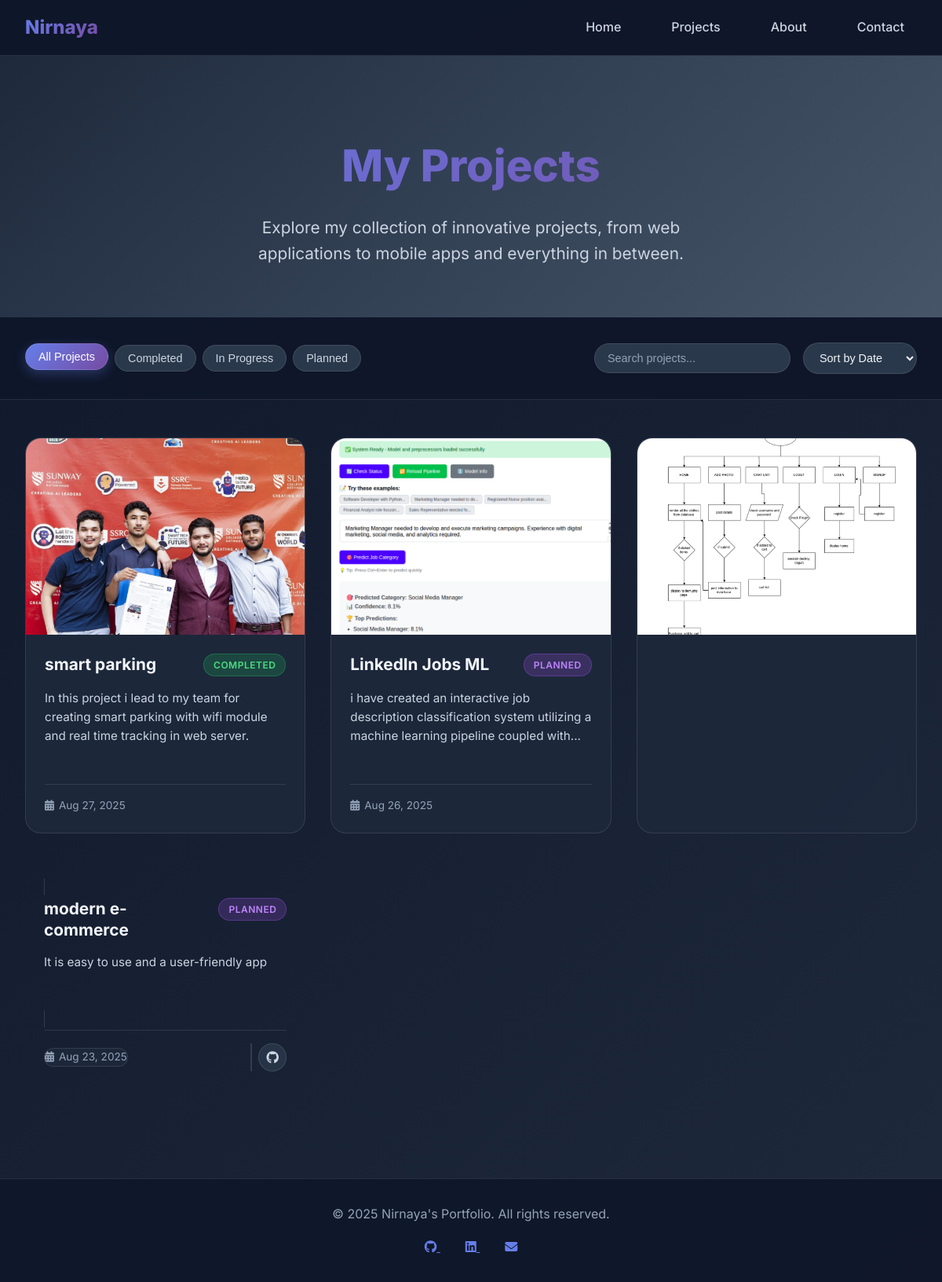
/projects/, run on the app's committed database.
### home/models.py (models this page shows, shortened)
class Project(models.Model):
    STATUS_CHOICES = [
        ('planned', 'Planned'),
        ('in-progress', 'In Progress'),
        ('completed', 'Completed'),
        ('on-hold', 'On Hold'),
    ]
    PRIORITY_CHOICES = [
        (1, 'Low'),
        (2, 'Medium'),
        (3, 'High'),
        (4, 'Critical'),
    ]
    title = models.CharField(max_length=200)
    slug = models.SlugField(unique=True, blank=True)
    description = models.TextField()
    status = models.CharField(max_length=20, choices=STATUS_CHOICES, default='planned')
    category = models.ForeignKey(ProjectCategory, on_delete=models.SET_NULL, null=True, blank=True)
    technologies = models.ManyToManyField(Technology, blank=True)
    featured = models.BooleanField(default=False)
    priority = models.IntegerField(choices=PRIORITY_CHOICES, default=2)
    image = models.ImageField(
        upload_to=project_image_path,
        blank=True,
        null=True,
        validators=[validate_file_size, FileExtensionValidator(['jpg', 'jpeg', 'png', 'gif', 'webp'])],
        help_text='Upload project image (max 10MB). Supported formats: JPG, PNG, GIF, WebP'
    )
    pdf_file = models.FileField(
        upload_to=project_pdf_path,
        blank=True,
        null=True,
        validators=[validate_file_size, FileExtensionValidator(['pdf'])],
        help_text='Upload project documentation (max 100MB). Only PDF files allowed.'
    )
    github_url = models.URLField(blank=True, help_text='GitHub repository URL')
    demo_url = models.URLField(blank=True, help_text='Live demo URL')
    created_date = models.DateTimeField(auto_now_add=True)
    updated_date = models.DateTimeField(auto_now=True)
    class Meta:
        ordering = ['-created_date']
        indexes = [
            models.Index(fields=['status']),
            models.Index(fields=['featured']),
            models.Index(fields=['priority']),
            models.Index(fields=['-created_date']),
        ]
    def get_absolute_url(self):
        return reverse('home:project_detail', kwargs={'slug': self.slug})

### home/views.py (the view)
# urls.py: path('projects/', views.projects_view, name='projects'),
def projects_view(request):
    projects = Project.objects.all().order_by('-created_date')
    search_query = request.GET.get('search')
    if search_query:
        projects = projects.filter(
            Q(title__icontains=search_query) |
            Q(description__icontains=search_query) |
            Q(technologies__name__icontains=search_query)
        ).distinct()
    category_slug = request.GET.get('category')
    if category_slug:
        projects = projects.filter(category__slug=category_slug)
    status = request.GET.get('status')
    if status:
        projects = projects.filter(status=status)
    tech_id = request.GET.get('technology')
    if tech_id:
        projects = projects.filter(technologies__id=tech_id)
    paginator = Paginator(projects, 12)  # 12 projects per page
    page_number = request.GET.get('page')
    projects = paginator.get_page(page_number)
    categories = ProjectCategory.objects.all()
    technologies = Technology.objects.all()
    context = {
        'projects': projects,
        'categories': categories,
        'technologies': technologies,
        'search_query': search_query,
        'current_category': category_slug,
        'current_status': status,
        'current_technology': tech_id,
    }
    return render(request, 'home/project.html', context)

### home/templates/home/project.html (shortened to what this page needs)
{% extends 'base.html' %}
{% load static %}
{% block content %}
<section class="projects-hero">
    <div class="container">
        <h1>My Projects</h1>
        <p>Explore my collection of innovative projects, from web applications to mobile apps and everything in between.</p>
    </div>
</section>
<div class="projects-controls">
    <div class="controls-container">
        <div class="controls-row">
            <div class="filter-group">
                <button class="filter-btn active" data-filter="all">All Projects</button>
                <button class="filter-btn" data-filter="completed">Completed</button>
                <button class="filter-btn" data-filter="in-progress">In Progress</button>
                <button class="filter-btn" data-filter="planned">Planned</button>
            </div>
            <div class="search-sort-group">
                <input type="text" id="projectSearch" class="search-input" placeholder="Search projects...">
                <select id="projectSort" class="sort-select">
                    <option value="date">Sort by Date</option>
                </select>
            </div>
        </div>
    </div>
</div>
<div class="projects-grid" id="projectsGrid">
    {% if projects %}
        {% for project in projects %}
        <a href="{{ project.get_absolute_url }}" class="project-card"
             data-project-id="{{ project.id }}"
             data-status="{{ project.status }}"
             data-technologies="{% for tech in project.technologies.all %}{{ tech.name|lower }}{% if not forloop.last %},{% endif %}{% endfor %}">
            <div class="project-image">
                <img src="{% if project.image %}{{ project.image.url }}{% else %}{% static 'home/images/default-project.jpg' %}{% endif %}"
                     alt="{{ project.title }}"
                     loading="lazy">
            </div>
            <div class="project-content">
                <div class="project-header">
                    <h3 class="project-title">{{ project.title }}</h3>
                    <span class="project-status status-{{ project.status|lower }}">
                        {{ project.get_status_display|default:project.status|capfirst }}
                    </span>
                </div>
                <p class="project-description">
                    {% if project.description|length > 120 %}
                        {{ project.description|slice:":120"|safe }}...
                    {% else %}
                        {{ project.description|safe }}
                    {% endif %}
                </p>
                <div class="project-footer">
                    <div class="project-date">
                        <i class="fas fa-calendar-alt"></i>
                        {{ project.created_date|date:"M d, Y" }}
                    </div>
                    <div class="project-links">
                        {% if project.github_url %}
                            <a href="{{ project.github_url }}"
                               class="project-link github"
                               title="View Source Code"
                               target="_blank"
                               onclick="event.stopPropagation()">
                                <i class="fab fa-github"></i>
                            </a>
                        {% endif %}
                    </div>
                </div>
            </div>
        </a>
        {% endfor %}
    {% endif %}
</div>
{% endblock %}

### home/templates/base.html (style rules this page uses)
* { margin: 0; padding: 0; box-sizing: border-box; }
body { font-family: 'Inter', -apple-system, BlinkMacSystemFont, 'Segoe UI', 'Roboto', sans-serif; background: linear-gradient(135deg, #0f172a 0%, #1e293b 100%); color: #f1f5f9; min-height: 100vh; line-height: 1.6; }
.container { max-width: 1200px; margin: 0 auto; padding: 0 2rem; }

### home/templates/home/project.html (style rules this page uses)
.projects-hero { background: linear-gradient(135deg, #1e293b 0%, #334155 50%, #475569 100%); padding: 6rem 0 4rem; text-align: center; position: relative; overflow: hidden; }
.projects-hero::before { content: ''; position: absolute; top: 0; left: 0; right: 0; bottom: 0; animation: backgroundMove 20s linear infinite; }
.projects-hero h1 { font-size: 3.5rem; font-weight: 800; background: linear-gradient(135deg, #667eea 0%, #764ba2 100%); -webkit-background-clip: text; -webkit-text-fill-color: transparent; background-clip: text; margin-bottom: 1rem; position: relative; }
.projects-hero p { font-size: 1.3rem; color: #cbd5e1; max-width: 600px; margin: 0 auto; position: relative; }
.projects-controls { background: rgba(15, 23, 42, 0.95); backdrop-filter: blur(10px); padding: 2rem 0; border-bottom: 1px solid rgba(255, 255, 255, 0.1); position: sticky; top: 0; z-index: 100; transition: all 0.3s ease; }
.controls-container { max-width: 1200px; margin: 0 auto; padding: 0 2rem; }
.controls-row { display: flex; flex-wrap: wrap; gap: 1.5rem; align-items: center; justify-content: space-between; }
.filter-group { display: flex; flex-wrap: wrap; gap: 0.5rem; }
.filter-btn { background: rgba(51, 65, 85, 0.8); color: #cbd5e1; border: 1px solid rgba(255, 255, 255, 0.1); padding: 8px 16px; border-radius: 20px; font-size: 0.9rem; font-weight: 500; cursor: pointer; transition: all 0.3s ease; text-decoration: none; display: inline-block; }
.filter-btn:hover, .filter-btn.active { background: linear-gradient(135deg, #667eea 0%, #764ba2 100%); color: white; transform: translateY(-2px); box-shadow: 0 5px 15px rgba(102, 126, 234, 0.3); }
.search-sort-group { display: flex; gap: 1rem; align-items: center; }
.search-input { background: rgba(51, 65, 85, 0.8); border: 1px solid rgba(255, 255, 255, 0.1); color: #f1f5f9; padding: 10px 16px; border-radius: 25px; width: 250px; font-size: 0.9rem; outline: none; transition: all 0.3s ease; }
.search-input::placeholder { color: #94a3b8; }
.sort-select { background: rgba(51, 65, 85, 0.8); border: 1px solid rgba(255, 255, 255, 0.1); color: #f1f5f9; padding: 10px 16px; border-radius: 25px; font-size: 0.9rem; outline: none; cursor: pointer; }
.projects-grid { display: grid; grid-template-columns: repeat(auto-fill, minmax(350px, 1fr)); gap: 2rem; padding: 3rem 2rem; max-width: 1400px; margin: 0 auto; }
.project-card { background: rgba(30, 41, 59, 0.95); border-radius: 20px; overflow: hidden; border: 1px solid rgba(255, 255, 255, 0.1); transition: all 0.4s ease; position: relative; backdrop-filter: blur(10px); cursor: pointer; text-decoration: none; color: inherit; }
.project-image { position: relative; height: 250px; overflow: hidden; }
.project-image img { width: 100%; height: 100%; object-fit: cover; transition: transform 0.4s ease; }
.project-content { padding: 1.5rem; }
.project-header { display: flex; justify-content: space-between; align-items: flex-start; margin-bottom: 1rem; gap: 1rem; }
.project-title { color: #f1f5f9; font-size: 1.3rem; font-weight: 700; margin: 0; line-height: 1.3; }
.project-status { padding: 4px 12px; border-radius: 15px; font-size: 0.75rem; font-weight: 600; text-transform: uppercase; letter-spacing: 0.5px; white-space: nowrap; }
.status-completed { background: rgba(34, 197, 94, 0.2); color: #4ade80; border: 1px solid rgba(34, 197, 94, 0.3); }
.status-planned { background: rgba(168, 85, 247, 0.2); color: #c084fc; border: 1px solid rgba(168, 85, 247, 0.3); }
.project-description { color: #cbd5e1; line-height: 1.6; margin-bottom: 1.5rem; font-size: 0.95rem; }
.project-footer { display: flex; justify-content: space-between; align-items: center; padding-top: 1rem; border-top: 1px solid rgba(255, 255, 255, 0.1); }
.project-date { display: flex; align-items: center; gap: 6px; color: #94a3b8; font-size: 0.85rem; }
.project-links { display: flex; gap: 8px; }
.project-link { display: flex; align-items: center; justify-content: center; width: 36px; height: 36px; background: rgba(51, 65, 85, 0.6); color: #cbd5e1; border: 1px solid rgba(255, 255, 255, 0.1); border-radius: 50%; text-decoration: none; transition: all 0.3s ease; cursor: pointer; }

### data on the page
Project: image (picture), title "smart parking", status "COMPLETED", description "In this project i lead to my team for creating smart parking with wifi module and real time tracking in web server.", created_date "Aug 27, 2025"
Project: image (picture), title "LinkedIn Jobs ML", status "PLANNED", description "i have created an interactive job description classification system utilizing a machine learning pipeline coupled with", created_date "Aug 26, 2025"
Project: image (picture), title "modern e-commerce", status "PLANNED", description "It is easy to use and a user-friendly app", created_date "Aug 23, 2025"
